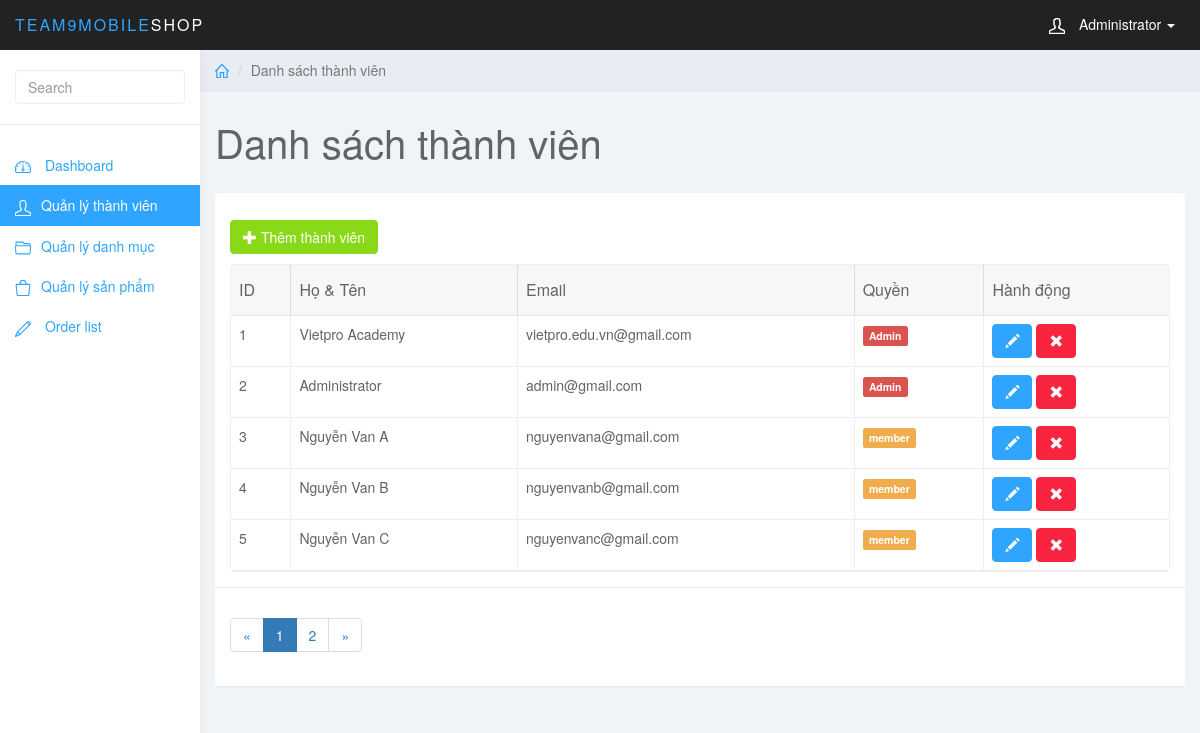
The page /admin/index.php?page_layout=user (signed in) on the database as committed earlier.
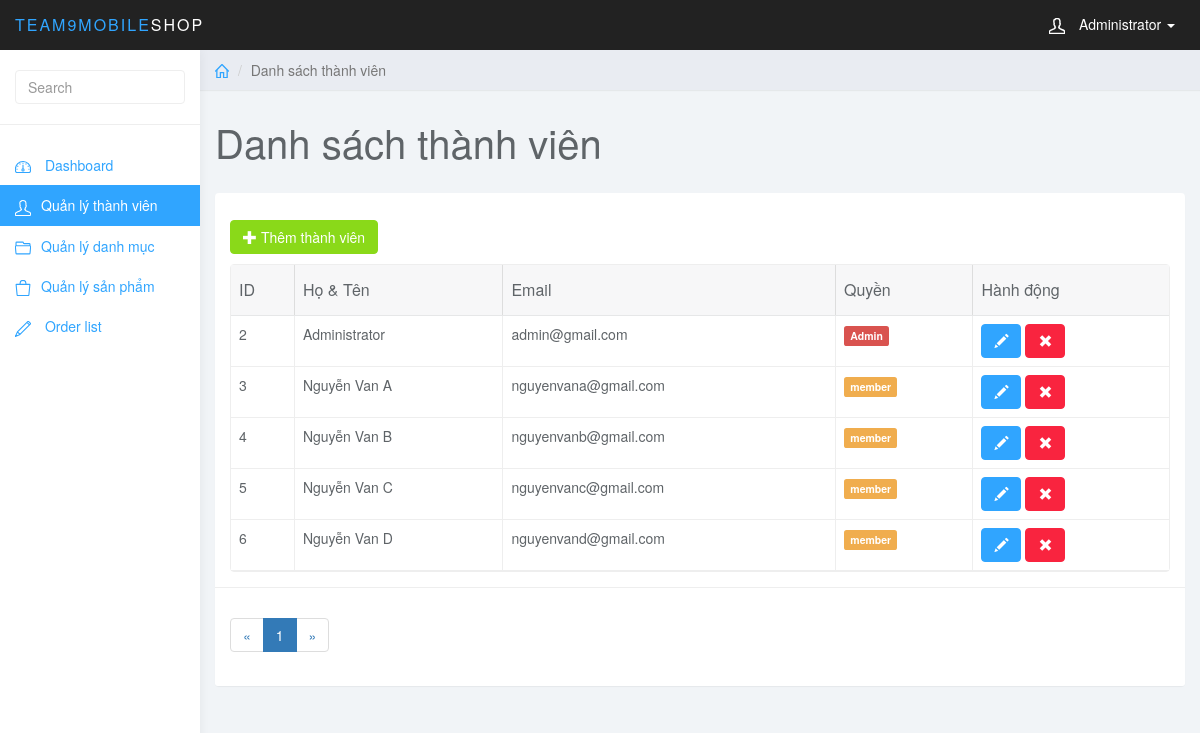
The same page on the database as committed later.
### tables this page shows
CREATE TABLE `user` (
  `user_id` int(11) NOT NULL,
  `user_full` varchar(255) NOT NULL,
  `user_mail` varchar(255) NOT NULL,
  `user_pass` varchar(255) NOT NULL,
  `user_level` int(1) NOT NULL
);

### admin/user.php (the view, shortened to what this page needs)
<?php
    if(isset($_GET['page'])){
        $page = $_GET['page'];
    }else{
        $page = 1;
    }
    $rows_per_page = 5;
    $total_row = mysqli_num_rows( mysqli_query($con, "SELECT * FROM user"));
    $row_page = $page * $rows_per_page - $rows_per_page;
    $total_page = ceil($total_row / $rows_per_page);
    $list_page = '';
    $page_pre = $page - 1;
    if($page_pre <= 0){
        $page_pre = 1;
    }
    $list_page .= '<li class="page-item"><a class="page-link" href="index.php?page_layout=user&page=' . $page_pre . '">&laquo;</a></li>';
    for($i = 1; $i <= $total_page; $i++){
        if($i == $page){
            $active = 'active';
        }else{
            $active = '';
        }
        $list_page .= '<li class="page-item ' . $active . '"><a class="page-link" href="index.php?page_layout=user&page=' . $i . '">' . $i . '</a></li>';
    }
    $page_next = $page + 1;
    if($page_next > $total_page){
        $page_next = $total_page;
    }
    $list_page .= '<li class="page-item"><a class="page-link" href="index.php?page_layout=user&page=' . $page_next . '">&raquo;</a></li>';
?>
	<div class="col-sm-9 col-sm-offset-3 col-lg-10 col-lg-offset-2 main">
		<div class="row">
			<ol class="breadcrumb">
				<li><a href="#"><svg class="glyph stroked home"><use xlink:href="#stroked-home"></use></svg></a></li>
				<li class="active">Danh sách thành viên</li>
			</ol>
		</div>
		<div class="row">
			<div class="col-lg-12">
				<h1 class="page-header">Danh sách thành viên</h1>
			</div>
		</div>
		<div id="toolbar" class="btn-group">
            <a href="index.php?page_layout=add_user" class="btn btn-success">
                <i class="glyphicon glyphicon-plus"></i> Thêm thành viên
            </a>
        </div>
		<div class="row">
			<div class="col-lg-12">
				<div class="panel panel-default">
					<div class="panel-body">
                        <table
                            data-toolbar="#toolbar"
                            data-toggle="table">
						    <thead>
						    <tr>
						        <th data-field="id" data-sortable="true">ID</th>
						        <th data-field="name"  data-sortable="true">Họ & Tên</th>
                                <th data-field="price" data-sortable="true">Email</th>
                                <th>Quyền</th>
                                <th>Hành động</th>
						    </tr>
                            </thead>
                            <tbody>
                                <?php
                                    $sql_user = "SELECT * FROM user ORDER BY user_level ASC LIMIT $row_page, $rows_per_page";
                                    $query_user = mysqli_query($con, $sql_user);
                                    while($row = mysqli_fetch_assoc($query_user)){
                                        $acc_type = "member";
                                        $acc_label = "label-warning";
                                        if($row['user_level'] == 1){
                                            $acc_type = "Admin";
                                            $acc_label = "label-danger";
                                        }
                                    ?>
                                    <td style=""><?php echo $row['user_id'] ?></td>
                                    <td style=""><?php echo $row['user_full'] ?></td>
                                    <td style=""><?php echo $row['user_mail'] ?></td>
                                    <td><span class="label <?php echo $acc_label ?>"><?php echo $acc_type ?></span></td>
                                    <td class="form-group">
                                        <a href="index.php?page_layout=edit_user&id=<?php echo $row['user_id']?>" class="btn btn-primary"><i class="glyphicon glyphicon-pencil"></i></a>
                                        <a href="index.php?page_layout=delete_user&id=<?php echo $row['user_id']?>" class="btn btn-danger"><i class="glyphicon glyphicon-remove"></i></a>
                                    </td>
                                <?php
                                    }
                                ?>
                            </tbody>
						</table>
                    </div>
                    <div class="panel-footer">
                        <nav aria-label="Page navigation example">
                            <ul class="pagination">
                                <?php echo $list_page ?>
                            </ul>
                        </nav>
                    </div>
				</div>
			</div>
		</div>
	</div>

### admin/index.php (shortened to what this page needs)
<?php
    if( isset($_SESSION['mail']) && isset($_SESSION['pass']) ){
        include_once('admin.php');
    }
    else{
        include_once('login.php');
    }
?>

### admin/admin.php (shortened to what this page needs)
<!DOCTYPE html>
<html>
<head>
<link href="css/bootstrap.min.css" rel="stylesheet">
<link href="css/datepicker3.css" rel="stylesheet">
<link href="css/bootstrap-table.css" rel="stylesheet">
<link href="css/styles.css" rel="stylesheet">
</head>
<body>
		<nav class="navbar navbar-inverse navbar-fixed-top" role="navigation">
				<div class="container-fluid">
					<div class="navbar-header">
						<a class="navbar-brand" href="#"><span>Team9Mobile</span>Shop</a>
						<ul class="user-menu">
							<li class="dropdown pull-right">
								<a href="#" class="dropdown-toggle" data-toggle="dropdown"><svg class="glyph stroked male-user"><use xlink:href="#stroked-male-user"></use></svg> <?php echo $_SESSION['user_full']; ?> <span class="caret"></span></a>
							</li>
						</ul>
					</div>
				</div>
			</nav>
	<div id="sidebar-collapse" class="col-sm-3 col-lg-2 sidebar">
		<form role="search">
			<div class="form-group">
				<input type="text" class="form-control" placeholder="Search">
			</div>
		</form>
		<ul class="nav menu">
			<li class="<?php if(!isset($_GET['page_layout'])) {echo 'active';} ?>"><a href="index.php"><svg class="glyph stroked dashboard-dial"><use xlink:href="#stroked-dashboard-dial"></use></svg> Dashboard</a></li>
			<li class="<?php if($_GET['page_layout'] == 'user'){echo 'active';} ?> <?php if($_SESSION['level'] > 1) echo "disabled"?>" ><a <?php if($_SESSION['level'] == 1) echo 'href="index.php?page_layout=user"'?>><svg class="glyph stroked male user "><use xlink:href="#stroked-male-user"/></svg>Quản lý thành viên</a></li>
			<li class="<?php if($_GET['page_layout'] == 'category'){echo 'active';} ?>"><a  href="index.php?page_layout=category"><svg class="glyph stroked open folder"><use xlink:href="#stroked-open-folder"/></svg>Quản lý danh mục</a></li>
			<li class="<?php if($_GET['page_layout'] == 'product'){echo 'active';} ?>"><a href="index.php?page_layout=product"><svg class="glyph stroked bag"><use xlink:href="#stroked-bag"></use></svg>Quản lý sản phẩm</a></li>
			<li class="<?php if($_GET['page_layout'] == 'order' || $_GET['page_layout'] == 'done_order' || $_GET['page_layout'] == 'detail_order') echo 'active';?>"><a href="index.php?page_layout=order"><svg class="glyph stroked gear">
            <use xlink:href="#stroked-pencil" /></svg> Order list</a></li>
		</ul>
	</div>
<?php
	if(isset($_GET['page_layout'])){
		switch($_GET['page_layout']){
			case 'user':
				include_once('user.php');
				break;
		}
	}else
		include_once('sub_admin.php');
?>
</body>
</html>

### admin/css/styles.css (style rules this page uses)
body { background: #f1f4f7; padding-top: 50px; color: #5f6468; }
a, a:hover, a:focus { color: #30a5ff; }
h1, h2, h3, h4, h5, h6 { color: #5f6468; }
h1 { font-weight: 300; font-size: 40px; }
.form-control { border: 1px solid #eee; box-shadow: none; }
.navbar-header .navbar-brand { color: #fff; font-size: 16px; text-transform: uppercase; font-weight: 500; letter-spacing: 2px; }
.navbar-header .navbar-brand span { color: #30a5ff; }
.btn-primary, .btn-primary:hover, .btn-primary:focus, .btn-primary:active, .btn-primary.active, .open > .dropdown-toggle.btn-primary, .btn-primary.disabled, .btn-primary[disabled], fieldset[disabled] .btn-primary, .btn-primary.disabled:hover, .btn-primary[disabled]:hover, fieldset[disabled] .btn-primary:hover, .btn-primary.disabled:focus, .btn-primary[disabled]:focus, fieldset[disabled] .btn-primary:focus, .btn-primary.disabled:active, .btn-primary[disabled]:active, fieldset[disabled] .btn-primary:active, .btn-primary.disabled.active, .btn-primary[disabled].active, fieldset[disabled] .btn-primary.active { background-color: #30a5ff; border-color: #30a5ff; }
.btn-success, .btn-success:hover, .btn-success:focus, .btn-success:active, .btn-success.active, .open > .dropdown-toggle.btn-success, .btn-success.disabled, .btn-success[disabled], fieldset[disabled] .btn-success, .btn-success.disabled:hover, .btn-success[disabled]:hover, fieldset[disabled] .btn-success:hover, .btn-success.disabled:focus, .btn-success[disabled]:focus, fieldset[disabled] .btn-success:focus, .btn-success.disabled:active, .btn-success[disabled]:active, fieldset[disabled] .btn-success:active, .btn-success.disabled.active, .btn-success[disabled].active, fieldset[disabled] .btn-success.active { background-color: #8ad919; border-color: #8ad919; }
.btn-danger, .btn-danger:hover, .btn-danger:focus, .btn-danger:active, .btn-danger.active, .open > .dropdown-toggle.btn-danger, .btn-danger.disabled, .btn-danger[disabled], fieldset[disabled] .btn-danger, .btn-danger.disabled:hover, .btn-danger[disabled]:hover, fieldset[disabled] .btn-danger:hover, .btn-danger.disabled:focus, .btn-danger[disabled]:focus, fieldset[disabled] .btn-danger:focus, .btn-danger.disabled:active, .btn-danger[disabled]:active, fieldset[disabled] .btn-danger:active, .btn-danger.disabled.active, .btn-danger[disabled].active, fieldset[disabled] .btn-danger.active { background-color: #f9243f; border-color: #f9243f; }
.panel { border: 0; }
.panel-footer { background: #fff; border-top: 1px solid #eee; }
.navbar { border: 0; }
.user-menu { display: inline-block; margin-top: 14px; margin-right: 10px; float: right; list-style: none; padding: 0; }
.user-menu a { color: #fff; }
.sidebar { display: block; background-color: #fff; padding: 0; display: none; }
.sidebar form { padding: 20px 15px 5px 15px; border-bottom: 1px solid #eee; margin-bottom: 20px; }
@media (min-width: 768px) { .sidebar { display: block; position: fixed; top: 50px; bottom: 0; left: 0; z-index: 1000; display: block; margin: 0; padding: 0; overflow-x: hidden; overflow-y: auto; background-color: #fff; box-shadow: 1px 0px 10px rgba(0, 0, 0, .05); } }
@media (min-width: 768px) { .navbar-header { width: 100%; } }
.sidebar ul.nav .active a, .sidebar ul.nav li.parent a.active, .sidebar ul.nav .active > a:hover, .sidebar ul.nav li.parent a.active:hover, .sidebar ul.nav .active > a:focus, .sidebar ul.nav li.parent a.active:focus { color: #fff; background-color: #30a5ff; }
.breadcrumb { border-radius: 0; padding: 10px 15px; background: #e9ecf2; box-shadow: 0 1px 1px rgba(0, 0, 0, .05); margin: 0 ; }
h1.page-header { margin-top: 30px; border-bottom: 0; }
.table { background: #fff; }
.sidebar .glyph, .user-menu .glyph { height: 16px; width: 16px; margin: 0 10px 0 0; stroke-width: 3px; }
.user-menu .glyph { stroke-width: 4px; }
.breadcrumb .glyph { height: 14px; width: 14px; margin: -2px 0 0 0; stroke-width: 4px; }

Rows that differ between the two databases and show on the page:
removed user: user_id "1", user_full "Vietpro Academy", user_mail "vietpro.edu.vn@gmail.com", user_level "Admin"
now on this page (row unchanged): user: user_id "6", user_full "Nguyễn Van D", user_mail "nguyenvand@gmail.com", acc_type "member"
Other text that changed with them:
list line gone: "2"
